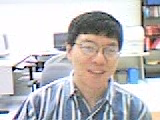
#> input picture frame 25 of HW3/HW3-DetectionTracking/02-1.avi, 160 x 120 px
$ python detection_tracking.py 2 02-1.avi ./output/   (Python 2 division)
#> lines starting #> are read from the running program, lines starting #| are printed output that depends on the picture; after the words box and inside, x2 and y2 are one past the last pixel; in counts of white or black regions, pixels touching at a corner belong together
# Bhavya Ghai
# 111168954
# python detection_tracking.py 2 02-1.avi .\output\

import os
import sys
import cv2
import matplotlib.pyplot as plt
import numpy as np

face_cascade = cv2.CascadeClassifier('/usr/local/share/OpenCV/haarcascades/haarcascade_frontalface_default.xml')
#face_cascade = cv2.CascadeClassifier('C:\Users\Bhavya\Anaconda2\pkgs\opencv3-3.1.0-py27_0\Library\etc\haarcascades\haarcascade_frontalface_default.xml')

# [13 lines left out: function help_message, not called in this run]


def detect_one_face(im):
    gray=cv2.cvtColor(im, cv2.COLOR_BGR2GRAY)

    faces = face_cascade.detectMultiScale(gray, 1.2, 3)
    if len(faces) == 0:
        return (0,0,0,0)
    return faces[0]

def hsv_histogram_for_window(frame, window):
    # set up the ROI for tracking
    c,r,w,h = window
    roi = frame[r:r+h, c:c+w]
    hsv_roi =  cv2.cvtColor(roi, cv2.COLOR_BGR2HSV)
    mask = cv2.inRange(hsv_roi, np.array((0., 60.,32.)), np.array((180.,255.,255.)))
    roi_hist = cv2.calcHist([hsv_roi],[0],mask,[180],[0,180])
    cv2.normalize(roi_hist,roi_hist,0,255,cv2.NORM_MINMAX)
    return roi_hist


def resample(weights):
    n = len(weights)
    indices = []
    C = [0.] + [sum(weights[:i+1]) for i in range(n)]
    u0, j = np.random.random(), 0
    for u in [(u0+i)/n for i in range(n)]:
      while u > C[j]:
          j+=1
      indices.append(j-1)
    return indices

# [53 lines left out: function camshift_tracker, not called in this run]


# a function that, given a particle position, will return the particle's "fitness"
def particleevaluator(back_proj, particle):
    return back_proj[particle[1],particle[0]]


def particle_tracker(v, file_name):
    # Open output file
#> called with file_name = 'output_particle.txt'
    output_name = sys.argv[3] + file_name
    output = open(output_name,"w")

    frameCounter = 0
    # read first frame
    ret ,frame = v.read()
#> frame is the input picture: shape (120, 160, 3); mean B, G, R 191.8, 189.3, 191.5
    if ret == False:
        return

    # detect face in first frame
    c,r,w,h = detect_one_face(frame)
#> in detect_one_face, `gray=cv2.cvtColor(im, cv2.COLOR_BGR2GRAY)`:
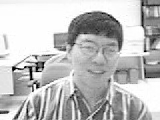
#> gray: shape (120, 160); min 0, max 255, mean 190.2
#> in detect_one_face, `faces = face_cascade.detectMultiScale(gray, 1.2, 3)`: faces = [[67, 24, 63, 63]]
#> c = 67; r = 24; w = 63; h = 63

    # Write track point for first frame
    pt = (frameCounter,c+w/2,r+h/2)
#> pt = (0, 98, 55)
    output.write("%d,%d,%d\n" % pt) # Write as 0,pt_x,pt_y
    frameCounter = frameCounter + 1

    # set the initial tracking window
    track_window = (c,r,w,h)
#> track_window = (67, 24, 63, 63)

    # calculate the HSV histogram in the window
    # NOTE: you do not need this in the Kalman, Particle or OF trackers
    roi_hist = hsv_histogram_for_window(frame, (c,r,w,h)) # this is provided for you
#> in hsv_histogram_for_window, `c,r,w,h = window`: c = 67; r = 24; w = 63
#> in hsv_histogram_for_window, `roi = frame[r:r+h, c:c+w]`:
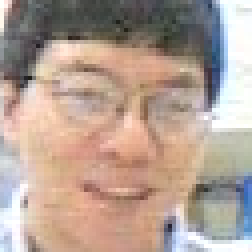
#> roi: shape (63, 63, 3) (shown 4 times larger); mean B, G, R 148.4, 160.1, 180
#> in hsv_histogram_for_window, `hsv_roi =  cv2.cvtColor(roi, cv2.COLOR_BGR2HSV)`: hsv_roi: shape (63, 63, 3); mean H, S, V 38, 55.4, 185
#> in hsv_histogram_for_window, `mask = cv2.inRange(hsv_roi, np.array((0., 60.,32.)), np.array((180.,25..`:
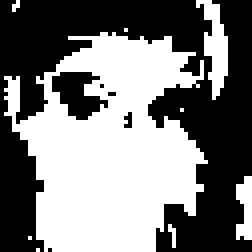
#> mask: shape (63, 63) (shown 4 times larger); 49% white; 9 white regions (6 under 20 px), largest, box (x1, y1, x2, y2) and area: (1, 8, 52, 63) 1783, (49, 0, 57, 25) 99, (59, 44, 63, 60) 48
#> in hsv_histogram_for_window, `roi_hist = cv2.calcHist([hsv_roi],[0],mask,[180],[0,180])`: roi_hist = 180 values, max 283 at index 11, min 0 at index 0, mean 10.81
#> roi_hist = 180 values, max 255 at index 11, min 0 at index 0, mean 9.74

    n_particles = 200
    init_pos = np.array([c + w/2.0,r + h/2.0], int) # Initial position
#> init_pos = [98, 55]
    particles = np.ones((n_particles, 2), int) * init_pos
#> particles = 200 pairs, first value 98 to 98, second value 55 to 55

    hsv = cv2.cvtColor(frame, cv2.COLOR_BGR2HSV)
#> hsv: shape (120, 160, 3); mean H, S, V 82.5, 33.8, 203.3

    hist_bp = cv2.calcBackProject([hsv],[0],roi_hist,[0,180],1)
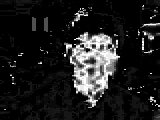
#> hist_bp: shape (120, 160); min 0, max 255, mean 30.3
    f0 = particleevaluator(hist_bp, init_pos) * np.ones(n_particles) # Evaluate appearance model
#> f0 = 200 values from 209 to 209
    weights = np.ones(n_particles) / n_particles   # weights are uniform (at first)

    while(1):
        ret ,frame = v.read() # read another frame
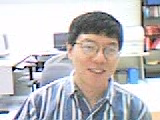
#> input picture frame 26 of HW3/HW3-DetectionTracking/02-1.avi, 160 x 120 px
#> frame is the input picture: shape (120, 160, 3); mean B, G, R 193, 189.9, 191.9
        if ret == False:
            break

        hsv = cv2.cvtColor(frame, cv2.COLOR_BGR2HSV)
#> hsv: shape (120, 160, 3); mean H, S, V 84, 33.6, 204.1
        #roi_hist = hsv_histogram_for_window(frame, (c,r,w,h))
        hist_bp = cv2.calcBackProject([hsv],[0],roi_hist,[0,180],1)
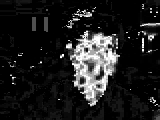
#> hist_bp: shape (120, 160); min 0, max 255, mean 30.4

        # Particle motion model: uniform step (TODO: find a better motion model)
        stepsize = 10
        np.add(particles, np.random.uniform(-stepsize, stepsize, particles.shape), out=particles, casting="unsafe")

        # Clip out-of-bounds particles
        particles = particles.clip(np.zeros(2), np.array((frame.shape[1],frame.shape[0]))-1).astype(int)
#> particles = 200 pairs, first value 88 to 107, second value 45 to 64

        f = particleevaluator(hist_bp, particles.T) # Evaluate particles
#> f = 200 values, max 255 at index 7, min 47 at index 4, mean 176.5
        weights = np.float32(f.clip(1))             # Weight ~ histogram response
#> weights has the same summary as f
        weights /= np.sum(weights)                  # Normalize w
#> weights = 200 values, max 0.00722 at index 7, min 0.00133 at index 4, mean 0.005
        pos = np.sum(particles.T * weights, axis=1).astype(int) # expected position: weighted average
#> pos = [98, 54]

        if 1. / np.sum(weights**2) < n_particles / 2.: # If particle cloud degenerate:
            particles = particles[resample(weights),:]  # Resample particles according to weights
        # resample() function is provided for you

        pos = np.sum(particles.T * weights, axis=1).astype(int)
        # [8 lines of commented-out code are left out]
        output.write("%d,%d,%d\n" % (frameCounter,pos[0],pos[1])) # Write as frame_index,pt_x,pt_y
        frameCounter = frameCounter + 1

    output.close()

# [152 lines left out: functions of_tracker, kalman_tracker, not called in this run]


if __name__ == '__main__':
    question_number = -1

    # Validate the input arguments
    if (len(sys.argv) != 4):
        help_message()
        sys.exit()
    else:
        question_number = int(sys.argv[1])
        if (question_number > 4 or question_number < 1):
            print("Input parameters out of bound ...")
            sys.exit()

    # read video file
    video = cv2.VideoCapture(sys.argv[2]);

    if (question_number == 1):
        camshift_tracker(video, "output_camshift.txt")
    elif (question_number == 2):
        particle_tracker(video, "output_particle.txt")
    elif (question_number == 3):
        kalman_tracker(video, "output_kalman.txt")
    elif (question_number == 4):
        of_tracker(video, "output_of.txt")

$ run again, starting later in the video
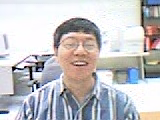
#> input picture frame 115 of HW3/HW3-DetectionTracking/02-1.avi, 160 x 120 px
#> in particle_tracker, frame is the input picture: shape (120, 160, 3); mean B, G, R 196.6, 193.5, 194.8
#> faces = [[54, 22, 53, 53]]
#> in particle_tracker, `c,r,w,h = detect_one_face(frame)`: c = 54; r = 22; w = 53
#> pt = (0, 80, 48)
#> track_window = (54, 22, 53, 53)
#> in hsv_histogram_for_window, `c,r,w,h = window`: c = 54; r = 22; w = 53
#> hsv_roi: shape (53, 53, 3); mean H, S, V 45.7, 49.2, 188.2
#> in hsv_histogram_for_window, `mask = cv2.inRange(hsv_roi, np.array((0., 60.,32.)), np.array((180.,25..`:
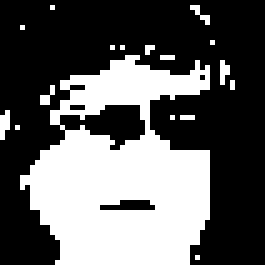
#> mask: shape (53, 53) (shown 5 times larger); 37.8% white; 17 white regions (16 under 20 px), largest, box (x1, y1, x2, y2) and area: (4, 11, 42, 53) 1016
#> in hsv_histogram_for_window, `roi_hist = cv2.calcHist([hsv_roi],[0],mask,[180],[0,180])`: roi_hist = 180 values, max 214 at index 10, min 0 at index 0, mean 5.91
#> in particle_tracker, `roi_hist = hsv_histogram_for_window(frame, (c,r,w,h))`: roi_hist = 180 values, max 255 at index 10, min 0 at index 0, mean 7.04
#> init_pos = [80, 48]
#> in particle_tracker, `particles = np.ones((n_particles, 2), int) * init_pos`: particles = 200 pairs, first value 80 to 80, second value 48 to 48
#> f0 = 200 values from 189 to 189
#> in particle_tracker, `hist_bp = cv2.calcBackProject([hsv],[0],roi_hist,[0,180],1)`:
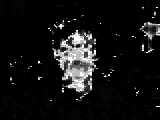
#> hist_bp: shape (120, 160); min 0, max 255, mean 19.1
#> in particle_tracker, `particles = particles.clip(np.zeros(2), np.array((frame.shape[1],frame..`: particles = 200 pairs, first value 70 to 89, second value 38 to 57
#> f = 200 values, max 255 at index 2, min 11 at index 32, mean 168.7
#> in particle_tracker, `weights = np.float32(f.clip(1))`: weights has the same summary as f
#> in particle_tracker, `weights /= np.sum(weights)`: weights = 200 values, max 0.00756 at index 2, min 0.000326 at index 32, mean 0.005
#> pos = [79, 47]
